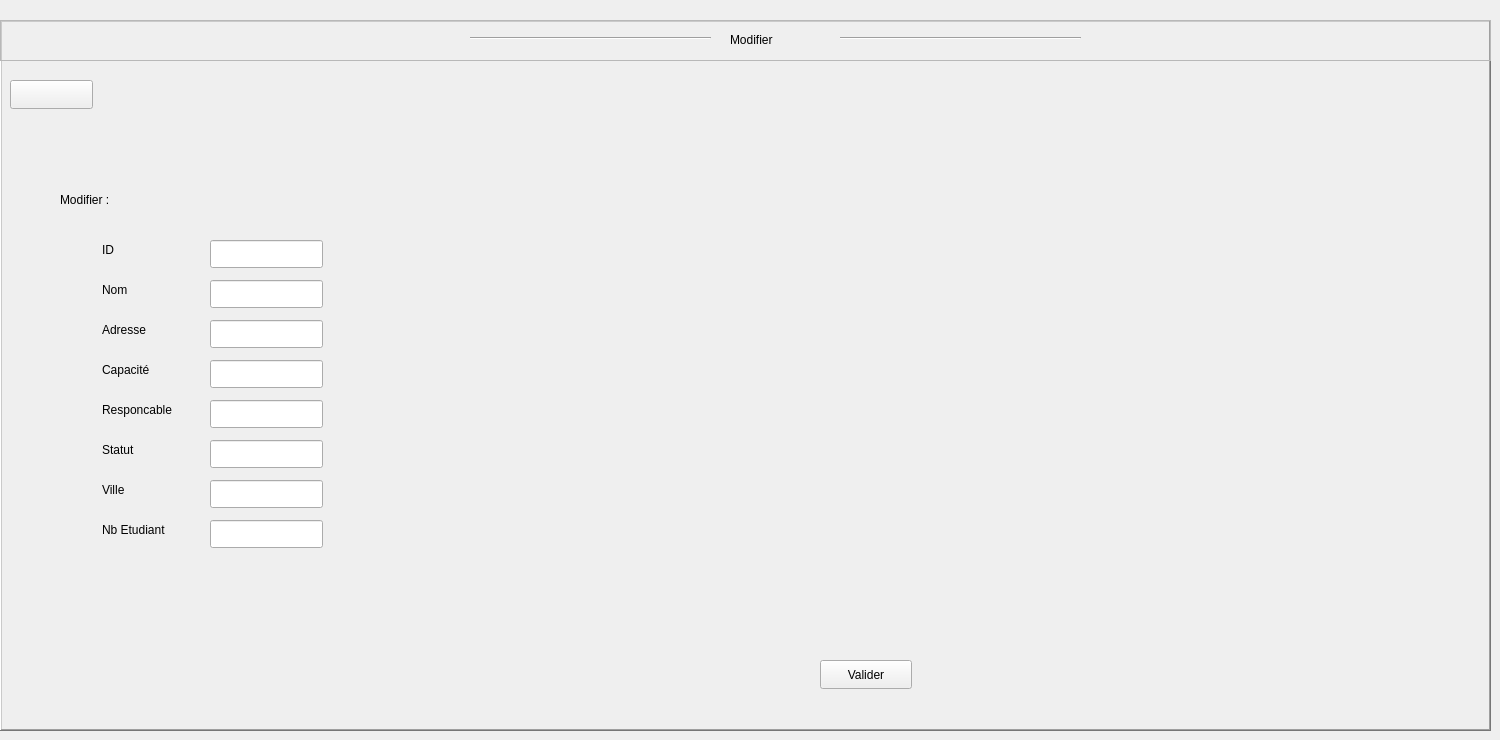
      <widget class="QWidget" name="page_8">
       <widget class="QFrame" name="frame_21">
        <property name="geometry">
         <rect>
          <x>0</x>
          <y>20</y>
          <width>1491</width>
          <height>711</height>
         </rect>
        </property>
        <property name="styleSheet">
         <string notr="true"/>
        </property>
        <property name="frameShape">
         <enum>QFrame::Shape::WinPanel</enum>
        </property>
        <property name="frameShadow">
         <enum>QFrame::Shadow::Raised</enum>
        </property>
        <widget class="QFrame" name="frame_22">
         <property name="geometry">
          <rect>
           <x>0</x>
           <y>0</y>
           <width>1491</width>
           <height>41</height>
          </rect>
         </property>
         <property name="styleSheet">
          <string notr="true"/>
         </property>
         <property name="frameShape">
          <enum>QFrame::Shape::StyledPanel</enum>
         </property>
         <property name="frameShadow">
          <enum>QFrame::Shadow::Raised</enum>
         </property>
         <widget class="QLabel" name="label_38">
          <property name="geometry">
           <rect>
            <x>730</x>
            <y>10</y>
            <width>81</width>
            <height>20</height>
           </rect>
          </property>
          <property name="text">
           <string>Modifier</string>
          </property>
         </widget>
         <widget class="Line" name="line_10">
          <property name="geometry">
           <rect>
            <x>470</x>
            <y>10</y>
            <width>241</width>
            <height>16</height>
           </rect>
          </property>
          <property name="orientation">
           <enum>Qt::Orientation::Horizontal</enum>
          </property>
         </widget>
         <widget class="Line" name="line_11">
          <property name="geometry">
           <rect>
            <x>840</x>
            <y>10</y>
            <width>241</width>
            <height>16</height>
           </rect>
          </property>
          <property name="orientation">
           <enum>Qt::Orientation::Horizontal</enum>
          </property>
         </widget>
        </widget>
        <widget class="QStackedWidget" name="stackedWidget_4">
         <property name="geometry">
          <rect>
           <x>10</x>
           <y>50</y>
           <width>1461</width>
           <height>651</height>
          </rect>
         </property>
         <property name="currentIndex">
          <number>0</number>
         </property>
         <widget class="QWidget" name="page_11">
          <widget class="QLineEdit" name="lineEdit_21">
           <property name="geometry">
            <rect>
             <x>200</x>
             <y>410</y>
             <width>113</width>
             <height>28</height>
            </rect>
           </property>
           <property name="styleSheet">
            <string notr="true"/>
           </property>
          </widget>
          <widget class="QLabel" name="label_39">
           <property name="geometry">
            <rect>
             <x>92</x>
             <y>250</y>
             <width>91</width>
             <height>20</height>
            </rect>
           </property>
           <property name="text">
            <string>Adresse</string>
           </property>
          </widget>
          <widget class="QLabel" name="label_41">
           <property name="geometry">
            <rect>
             <x>92</x>
             <y>370</y>
             <width>91</width>
             <height>20</height>
            </rect>
           </property>
           <property name="text">
            <string>Statut</string>
           </property>
          </widget>
          <widget class="QLineEdit" name="lineEdit_22">
           <property name="geometry">
            <rect>
             <x>200</x>
             <y>450</y>
             <width>113</width>
             <height>28</height>
            </rect>
           </property>
           <property name="styleSheet">
            <string notr="true"/>
           </property>
          </widget>
          <widget class="QLineEdit" name="lineEdit_24">
           <property name="geometry">
            <rect>
             <x>200</x>
             <y>370</y>
             <width>113</width>
             <height>28</height>
            </rect>
           </property>
           <property name="styleSheet">
            <string notr="true"/>
           </property>
          </widget>
          <widget class="QLabel" name="label_42">
           <property name="geometry">
            <rect>
             <x>92</x>
             <y>330</y>
             <width>91</width>
             <height>20</height>
            </rect>
           </property>
           <property name="text">
            <string>Responcable</string>
           </property>
          </widget>
          <widget class="QLabel" name="label_43">
           <property name="geometry">
            <rect>
             <x>92</x>
             <y>210</y>
             <width>91</width>
             <height>20</height>
            </rect>
           </property>
           <property name="text">
            <string>Nom</string>
           </property>
          </widget>
          <widget class="QLineEdit" name="lineEdit_26">
           <property name="geometry">
            <rect>
             <x>200</x>
             <y>170</y>
             <width>113</width>
             <height>28</height>
            </rect>
           </property>
           <property name="styleSheet">
            <string notr="true"/>
           </property>
          </widget>
          <widget class="QLineEdit" name="lineEdit_27">
           <property name="geometry">
            <rect>
             <x>200</x>
             <y>210</y>
             <width>113</width>
             <height>28</height>
            </rect>
           </property>
           <property name="styleSheet">
            <string notr="true"/>
           </property>
          </widget>
          <widget class="QLineEdit" name="lineEdit_28">
           <property name="geometry">
            <rect>
             <x>200</x>
             <y>330</y>
             <width>113</width>
             <height>28</height>
            </rect>
           </property>
           <property name="styleSheet">
            <string notr="true"/>
           </property>
          </widget>
          <widget class="QLabel" name="label_44">
           <property name="geometry">
            <rect>
             <x>92</x>
             <y>450</y>
             <width>91</width>
             <height>20</height>
            </rect>
           </property>
           <property name="text">
            <string>Nb Etudiant</string>
           </property>
          </widget>
          <widget class="QLabel" name="label_45">
           <property name="geometry">
            <rect>
             <x>50</x>
             <y>120</y>
             <width>71</width>
             <height>20</height>
            </rect>
           </property>
           <property name="text">
            <string>Modifier :</string>
           </property>
          </widget>
          <widget class="QLabel" name="label_46">
           <property name="geometry">
            <rect>
             <x>92</x>
             <y>410</y>
             <width>91</width>
             <height>20</height>
            </rect>
           </property>
           <property name="text">
            <string>Ville</string>
           </property>
          </widget>
          <widget class="QLabel" name="label_47">
           <property name="geometry">
            <rect>
             <x>92</x>
             <y>290</y>
             <width>91</width>
             <height>20</height>
            </rect>
           </property>
           <property name="text">
            <string>Capacité</string>
           </property>
          </widget>
          <widget class="QLineEdit" name="lineEdit_29">
           <property name="geometry">
            <rect>
             <x>200</x>
             <y>250</y>
             <width>113</width>
             <height>28</height>
            </rect>
           </property>
           <property name="styleSheet">
            <string notr="true"/>
           </property>
          </widget>
          <widget class="QLabel" name="label_48">
           <property name="geometry">
            <rect>
             <x>92</x>
             <y>170</y>
             <width>91</width>
             <height>20</height>
            </rect>
           </property>
           <property name="text">
            <string>ID</string>
           </property>
          </widget>
          <widget class="QLineEdit" name="lineEdit_30">
           <property name="geometry">
            <rect>
             <x>200</x>
             <y>290</y>
             <width>113</width>
             <height>28</height>
            </rect>
           </property>
           <property name="styleSheet">
            <string notr="true"/>
           </property>
          </widget>
          <widget class="QPushButton" name="pushButton_39">
           <property name="geometry">
            <rect>
             <x>810</x>
             <y>590</y>
             <width>92</width>
             <height>29</height>
            </rect>
           </property>
           <property name="text">
            <string>Valider</string>
           </property>
          </widget>
          <widget class="QPushButton" name="pushButton_41">
           <property name="geometry">
            <rect>
             <x>0</x>
             <y>10</y>
             <width>83</width>
             <height>29</height>
            </rect>
           </property>
           <property name="text">
            <string/>
           </property>
           <property name="icon">
            <iconset theme="QIcon::ThemeIcon::EditUndo"/>
           </property>
          </widget>
         </widget>
        </widget>
       </widget>
      </widget>
